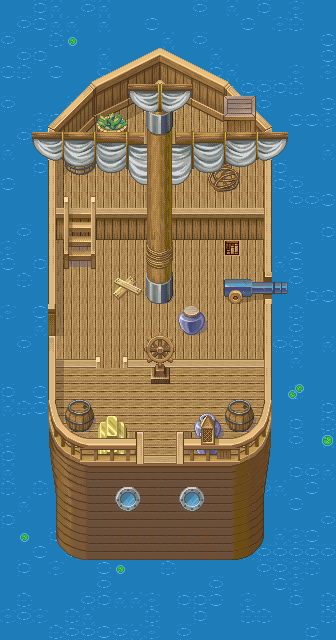

Rendered tile map (Tiled .tmx) drawn with the repository's tilesets; below, a short description and the map source with its tile grids summarised:
An orthogonal 21x40 tile map with 16x16 px tiles, 11 tile layers (mer, sol, sol1, decor, ...), 5 tilesets and 38 objects (22x collision, 6x pass_hor, 2x pass_ver, spawn_map_boat, boat3_map, ...).

<map version="1.9" tiledversion="1.9.2" orientation="orthogonal" renderorder="right-down" width="21" height="40" tilewidth="16" tileheight="16" infinite="0" nextlayerid="16" nextobjectid="50">
 <tileset firstgid="1" source="../tsx/Overworld.tsx" />
 <tileset firstgid="1441" source="../tsx/boatA.tsx" />
 <tileset firstgid="2465" source="../tsx/boatB.tsx" />
 <tileset firstgid="2977" source="../tsx/boat_finish.tsx" />
 <tileset firstgid="4001" source="../tsx/esc_drap_eau.tsx" />
 <layer id="1" name="mer" width="21" height="40">
  <data>[840 cells, 840 non-empty, 7 distinct tile ids]</data>
 </layer>
 <layer id="4" name="sol" width="21" height="40">
  <data>[840 cells, 195 non-empty, 25 distinct tile ids]</data>
 </layer>
 <layer id="12" name="sol1" width="21" height="40">
  <data>[840 cells, 176 non-empty, 105 distinct tile ids]</data>
 </layer>
 <layer id="7" name="decor" width="21" height="40">
  <data>[840 cells, 40 non-empty, 32 distinct tile ids]</data>
 </layer>
 <layer id="11" name="bord" width="21" height="40">
  <data>[840 cells, 38 non-empty, 9 distinct tile ids]</data>
 </layer>
 <layer id="13" name="bord1" width="21" height="40">
  <data>[840 cells, 2 non-empty, 2 distinct tile ids]</data>
 </layer>
 <layer id="14" name="Copie de NONE" width="21" height="40">
  <data>[840 cells, 0 non-empty, 0 distinct tile ids]</data>
 </layer>
 <group id="9" name="z0" />
 <layer id="8" name="decor2" width="21" height="40">
  <data>[840 cells, 16 non-empty, 14 distinct tile ids]</data>
 </layer>
 <layer id="15" name="decor3" width="21" height="40">
  <data>[840 cells, 2 non-empty, 2 distinct tile ids]</data>
 </layer>
 <layer id="3" name="structure" width="21" height="40">
  <data>[840 cells, 161 non-empty, 138 distinct tile ids]</data>
 </layer>
 <layer id="5" name="mat" width="21" height="40">
  <data>[840 cells, 86 non-empty, 86 distinct tile ids]</data>
 </layer>
 <objectgroup id="10" name="Objects">
  <object id="1" name="spawn_map_boat" x="71.7083" y="336.667">
   <point />
  </object>
  <object id="2" name="boat3_map" x="292" y="121" width="38" height="296.917" />
  <object id="4" name="boat1_map" x="-5" y="120.333" width="38" height="306.667" />
  <object id="5" name="boat4_map" x="132.667" y="494.667" width="57.083" height="35.667" />
  <object id="6" name="boat2_map" x="82.3333" y="37.8332" width="160.333" height="35.667" />
  <object id="12" name="boat_inboat" x="225.182" y="240.909" width="13.8182" height="14.0909" />
  <object id="13" name="collision" x="94.6591" y="216.75" width="178.341" height="23.25" />
  <object id="14" name="collision" x="48.75" y="213" width="14.5" height="27" />
  <object id="15" name="pass_hor" x="95.5" y="212.5" width="168.75" height="1.25" />
  <object id="16" name="collision" x="224.545" y="278.364" width="38.9545" height="24.9091" />
  <object id="17" name="collision" x="146" y="284.648" width="27.0909" height="19.8977" />
  <object id="20" name="collision" x="128.091" y="358.455" width="136.159" height="6.2955" />
  <object id="21" name="collision" x="55" y="356.5" width="45.75" height="9.25" />
  <object id="22" name="collision" x="150.909" y="366.545" width="19.4545" height="17.6364" />
  <object id="23" name="collision" x="65.0909" y="412.545" width="31.6364" height="18.7273" />
  <object id="24" name="collision" x="96.5455" y="422.591" width="30.0909" height="37.3636" />
  <object id="25" name="collision" x="192.568" y="428.75" width="30.7045" height="32.4091" />
  <object id="26" name="collision" x="222.182" y="411.909" width="48.7273" height="19.7273" />
  <object id="27" name="collision" x="63.875" y="207.375" width="4.875" height="60.875" />
  <object id="28" name="collision" x="91.375" y="207.625" width="4.375" height="61" />
  <object id="29" name="pass_hor" x="128.182" y="364" width="136" height="3.09091" />
  <object id="30" name="collision" x="122" y="358.464" width="6.09091" height="9.3537" />
  <object id="31" name="collision" x="95.9091" y="365.727" width="4.83771" height="2.18182" />
  <object id="32" name="pass_hor" x="55.1818" y="365.727" width="40.5455" height="2" />
  <object id="33" name="pass_hor" x="122.75" y="462" width="72.75" height="7" />
  <object id="34" name="pass_hor" x="100.875" y="365.25" width="21.125" height="2.5" />
  <object id="35" name="pass_hor" x="95.0909" y="76" width="137.273" height="13.4545" />
  <object id="36" name="pass_ver" x="47.3333" y="127" width="8.33333" height="286.667" />
  <object id="37" name="pass_ver" x="264.333" y="128" width="7.33333" height="283.5" />
  <object id="38" name="collision" x="223.75" y="95.5" width="31.75" height="62.25" />
  <object id="39" name="collision" x="96.3333" y="112.667" width="32" height="27.3333" />
  <object id="40" name="collision" x="62.6667" y="142" width="29.6667" height="30" />
  <object id="41" name="collision" x="100.333" y="91.6667" width="8" height="18.3333" />
  <object id="42" name="collision" x="178.364" y="319.455" width="27.2727" height="15.8182" />
  <object id="43" name="collision" x="127.25" y="457.75" width="16" height="3.75" />
  <object id="45" name="collision" x="176.25" y="457.75" width="16.5" height="3.75" />
  <object id="48" name="spawn_inboat_boat" x="250.364" y="236.091">
   <point />
  </object>
  <object id="49" name="spawn_capi" x="204.364" y="378.182">
   <point />
  </object>
 </objectgroup>
</map>
